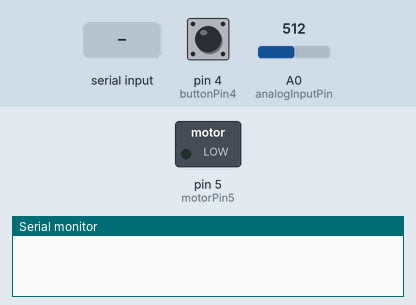
This sketch was run on a simulated Arduino Uno, built with avr-gcc and run on an emulated ATmega328P. Parts: switched loads named in the sketch (green lamp = pin HIGH), the last lines printed to the serial monitor. Inputs (shaded band) come from the test bench; at power-on: pin 4 (buttonPin4) HIGH, A0 (analogInputPin) = 512.

Above: at 1.2 s.
1.3 s: "1" received over Serial
At 2.6 s:
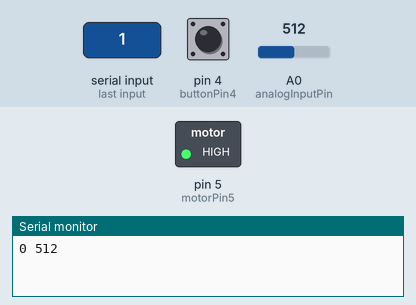
2.9 s: "0" received over Serial
At 3.9 s:
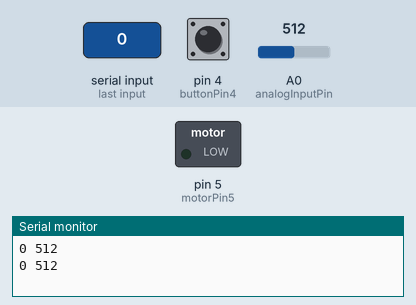
Timing chart, 0 to 5.9 s (numbered marks = the images above; inputs shaded):
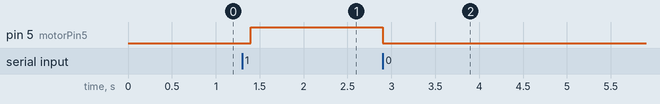

The sketch:

read_analog.ino
```cpp
const int analogInputPin = A0;
const int buttonPin4 = 4;
const int motorPin5 = 5;
int value = 0;
int x;

void setup() {
  Serial.begin(9600);
  pinMode(buttonPin4,INPUT_PULLUP);
  pinMode(motorPin5,OUTPUT);
}

void loop() {
  if (Serial.available() > 0){
    char data = Serial.read();
    if (data == '0'){
      digitalWrite(motorPin5,LOW);
    }else if(data == '1'){
      digitalWrite(motorPin5,HIGH);
    }

    value = digitalRead(buttonPin4);
    value = !value;
    int analogValue = analogRead(analogInputPin);
    Serial.print(value);
    Serial.print(' ');
    Serial.println(analogValue);
  }

  delay(100);
}
```

Measured:
- after the input at 1.3 s, pin 5 (motorPin5): LOW → HIGH after 0.10 s
- after the input at 2.9 s, pin 5 (motorPin5): HIGH → LOW at once
